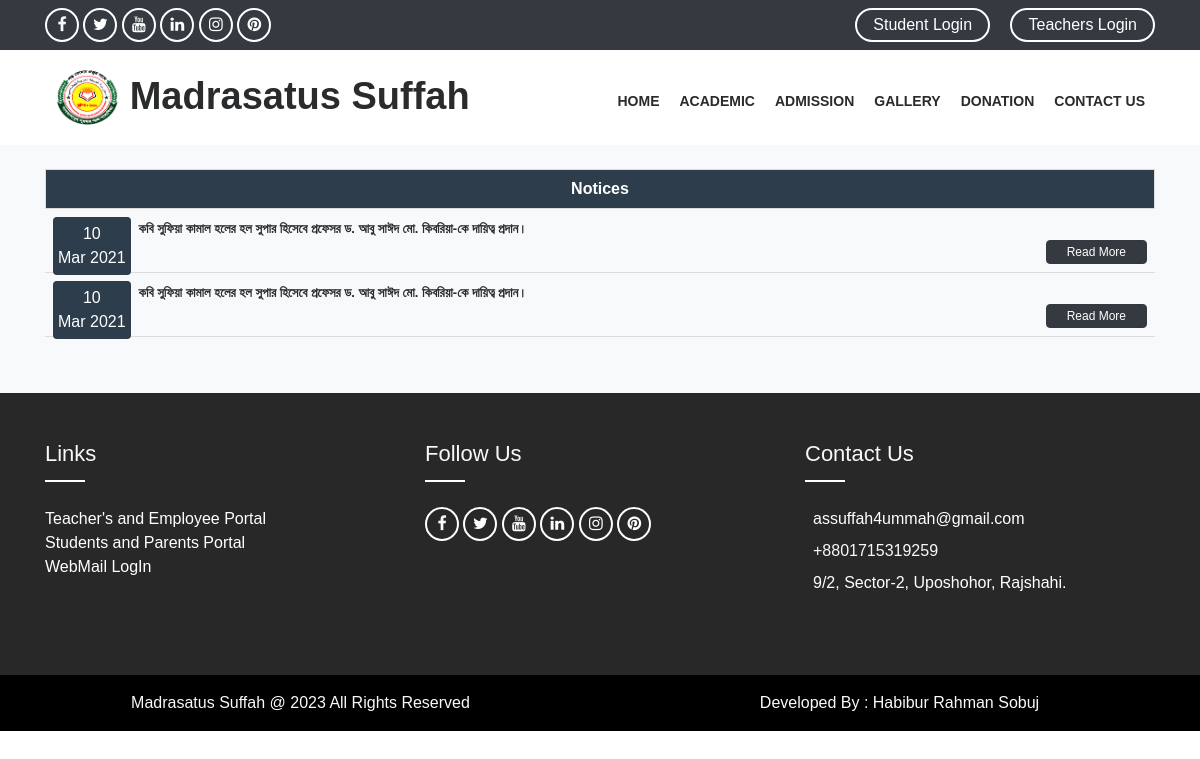
Page /all_notice/ on the committed database.
### App_Home/models.py (models this page shows, shortened)
class Notice(models.Model):
    notice_title = models.CharField(max_length = 5000,verbose_name="Notice Title")
    notice_pdf = models.FileField(upload_to="notice_pdf", max_length = 254,verbose_name="Notice")
    publish_date=models.DateTimeField(auto_now_add=True)
    update_date = models.DateTimeField(auto_now=True, auto_now_add=False)
    class Meta:
        ordering=['-publish_date']

### App_Home/views.py (the view)
# urls.py: path('all_notice/',views.notice_page,name='allnotice'),
def notice_page(request):
    notice=Notice.objects.all()
    paginator=Paginator(notice,15)
    page_number=request.GET.get('page')
    page_obj=paginator.get_page(page_number)
    dict={"notices":page_obj}
    return render(request, 'App_Home/notice.html', context=dict)

### templates/App_Home/notice.html (shortened to what this page needs)
{% extends "base.html" %}
{% load static %}
{% load crispy_forms_tags %}
{% block body_block %}
<div class="main-content py-2 bg-light">
    <div class="container-lg mt-3 ">
        <div class="notice ">
            <p class="title-head mb-0">Notices</p>
            <ul class="list-unstyled ">
                {% for notice in notices %}
                <li class="single_notice p-2">
                    <span class="date-wrapper mt-0 mr-2 float-left">
                        <span class="date"><span
                                class="d-block">{{notice.publish_date|date:"d"}}</span>{{notice.publish_date|date:"M"}}
                                {{notice.publish_date|date:"Y"}}</span>
                    </span>
                    <div class="notice_right p-0 m-0 ">
                        <p style="line-height: 22px;" class="m-0">
                            <a style="font-size:13px; font-weight: bold; " href={% url 'App_Home:notice' pk=notice.pk %} class="pb-2">
                                {{ notice.notice_title }}
                            </a>
                        </p>
                    </div>
                    <div class="d-flex justify-content-end  p-0 m-0">
                        <a href={% url 'App_Home:notice' pk=notice.pk %} class="btn btn-xs btn-dark" style="color: #fff;text-align: end;">Read
                            more</a>
                    </div>
                </li>
                {% endfor %}
            </ul>
        </div>
        <div class="p-4">
        </div>
    </div>
</div>
{% endblock %}

### templates/base.html (shortened to what this page needs)
{% load static %}
<!DOCTYPE html>
<html lang="en">
<head>
    <link rel="stylesheet" href={% static 'assets/css/animate.css' %}>
    <link rel="stylesheet" href={% static 'assets/bootstrap/css/bootstrap.min.css'%}>
    <link rel="stylesheet" href={% static 'assets/bootstrap/css/bootstrap.min.css' %}>
    <link rel="stylesheet" href={% static 'assets/css/all.min.css' %}>
    <link rel="stylesheet" href={% static 'assets/css/ionicons.min.css' %}>
    <link rel="stylesheet" href={% static 'assets/css/themify-icons.css' %}>
    <link rel="stylesheet" href={% static 'assets/css/linearicons.css' %}>
    <link rel="stylesheet" href={% static 'assets/css/flaticon.css' %}>
    <link rel="stylesheet" href={% static 'assets/css/simple-line-icons.css' %}>
    <link rel="stylesheet" href="https://cdn.linearicons.com/free/1.0.0/icon-font.min.css">
    <link rel="stylesheet" href="https://cdnjs.cloudflare.com/ajax/libs/font-awesome/4.7.0/css/font-awesome.min.css">
    <link rel="stylesheet" href={% static 'assets/owlcarousel/css/owl.carousel.min.css' %}>
    <link rel="stylesheet" href={% static 'assets/owlcarousel/css/owl.theme.css' %}"">
    <link rel="stylesheet" href={% static 'assets/owlcarousel/css/owl.theme.default.min.css' %}>
    <link rel="stylesheet" href={% static 'assets/css/magnific-popup.css' %}>
    <link rel="stylesheet" href={% static 'assets/css/slick.css' %}>
    <link rel="stylesheet" href={% static 'assets/css/slick-theme.css' %}>
    <link rel="stylesheet" href={% static 'assets/css/style.css' %}>
    <link rel="stylesheet" href={% static 'assets/css/responsive.css' %}>
    <link rel="stylesheet" href={% static 'css/panel.css' %}>
    <link rel="stylesheet" href={% static 'css/mystyle.css' %}>
    <link rel="stylesheet" href={% static 'css/myresponsive.css' %}>
    <link rel="stylesheet" href={% static 'css/bootstrap-lightbox.min.css' %}>
    <link rel="stylesheet" type="text/css" href="https://cdn.datatables.net/1.10.23/css/jquery.dataTables.css">
</head>
<body>
    {% include "header.html" %}
    {% block body_block %}
    {% endblock %}
    {% include "footer.html" %}
</body>
</html>

### templates/header.html (shortened to what this page needs)
{% load static %}
<div class="header-top bg-dark">
    <div class="container-lg">
        <div class="row">
            <div class="col-sm-12 col-md-5 col-lg-6">
                <ul class="social-icon pt-0 pb-2">
                    <li><a href="https://www.facebook.com/assuffah4ummah" target="_blank"><i class="fa fa-facebook text-light"></i></a></li>
                    <li><a href="#" target="_blank"><i class="fa fa-twitter"></i></a>
                    </li>
                    <li><a href="https://www.youtube.com/channel/UCqSQC3uU5egNP_eCuXwLR8A" target="_blank"><i class="fa fa-youtube"></i></a></li>
                    <li><a href="#" target="_blank"><i class="fa fa-linkedin"></i></a></li>
                    <li><a href="#" target="_blank"><i class="fa fa-instagram"></i></a></li>
                    <li><a href="#" target="_blank"><i class="fa fa-pinterest"></i></a></li>
                </ul>
            </div>
            <div class="col-sm-12 col-md-7 col-lg-6 pb-sm-1 pb-0">
                <ul class="top-right pt-2 pb-2 pb-md-1 list-inline">
                    <li class="list-inline-item"><a href="#"> Student Login</a>
                    </li>
                    {% if user.is_authenticated %}
                    <li class="list-inline-item"><a href={% url 'App_Login:profile' %}><i class="lnr lnr-user"></i>
                            Teachers Profile</a></li>
                    {% else %}
                    <li class="list-inline-item"><a href={% url 'App_Login:login' %}>
                            Teachers Login</a></li>
                    {% endif %}
                </ul>
            </div>
        </div>
    </div>
</div>
<header class="header_wrap fixed-top">
    <div class="bottom_header dark_skin main_menu_uppercase">
        <div class="container-lg">
            <nav class="navbar navbar-expand-lg">
                <a class="navbar-brand" href={% url 'App_Home:index' %}>
                    <img class="logo_dark logo d-inline" src={% static 'assets/images/logo.png' %} alt="logo" />
                    <h2 class="d-inline title">Madrasatus Suffah</h2>
                <div class="collapse navbar-collapse justify-content-end" id="navbarSupportedContent">
                    <ul class="navbar-nav">
                        <li><a class="nav-link nav_item font-weight-bold" href={% url 'App_Home:index' %}>Home</a></li>
                        <li><a class="nav-link nav_item font-weight-bold" href={% url 'App_Home:academic' %}>Academic</a>
                        </li>
                        <li><a class="nav-link nav_item font-weight-bold" href={% url 'App_Home:admission' %}>Admission</a>
                        </li>
                        <li><a class="nav-link nav_item font-weight-bold" href={% url 'App_Home:gallery' %}>Gallery</a>
                        </li>
                        <li><a class="nav-link nav_item font-weight-bold"
                                href={% url 'App_Home:donation' %}>Donation</a></li>
                        <li><a class="nav-link nav_item font-weight-bold" href={% url 'App_Home:contact' %}>Contact
                                Us</a></li>
                    </ul>
                </div>
            </nav>
        </div>
    </div>
</header>

### templates/footer.html (shortened to what this page needs)
<footer class="ft-dark pt-5 pb-5">
    <div class="container">
        <div class="row">
            <div class="col-12 col-md-6 col-lg-4 pb-4">
                <h3 class="text-light bottom-border">Links</h3>
                <ul class="list-unstyled">
                    <li><a href="#" class="ft-link"> Teacher's and Employee
                            Portal</a></li>
                    <li><a href="#" class="ft-link"> Students and Parents
                            Portal</a></li>
                    <li><a href="#" class="ft-link"> WebMail LogIn</a></li>
                </ul>
            </div>
            <div class="col-12 col-md-6 col-lg-4 pb-4">
                <h3 class="text-light bottom-border">Follow Us</h3>
                <ul class="social-icon">
                    <li><a href="https://www.facebook.com/assuffah4ummah" target="_blank"><i
                                class="fa fa-facebook text-light"></i></a></li>
                    <li><a href="https://twitter.com/MadrasatunNoor" target="_blank"><i class="fa fa-twitter"></i></a>
                    </li>
                    <li><a href="https://www.youtube.com/channel/UCJ_Qg8HzmY922tdNXm2Jt7A" target="_blank"><i
                                class="fa fa-youtube"></i></a></li>
                    <li><a href="https://www.linked.in/madrasatunnoorbd/" target="_blank"><i
                                class="fa fa-linkedin"></i></a></li>
                    <li><a href="" target="_blank"><i class="fa fa-instagram"></i></a></li>
                    <li><a href="" target="_blank"><i class="fa fa-pinterest"></i></a></li>
                </ul>
            </div>
            <div class="col-12 col-lg-4 pb-4">
                <h3 class="text-light bottom-border">Contact Us</h3>
                <ul class="contact list-unstyled">
                    <li class="mb-2">
                        <a href="mailto:assuffah4ummah@gmail.com" class="ft-link pr-2 pl-2"> assuffah4ummah@gmail.com</a></li>
                    <li class="mb-2"> <a href="tel:01715319259" class="text-light"><span class="pr-2 pl-2">+8801715319259</span></a></li>
                    <li class="mb-2"> <span
                            class="pr-2 pl-2"> 9/2, Sector-2, Uposhohor, Rajshahi.
                            </span></li>
                </ul>
            </div>
        </div>
    </div>
</footer>
<div class="f-dark p-3 text-center text-light row">
    <div class="col-lg-6 col-12">Madrasatus Suffah @ {% now 'Y' %} All Rights Reserved</div>
    <div class="col-lg-6 col-12"><span>Developed By : </span><a href="https://www.facebook.com/habiburrahman.sobuj.75/"><span class="text-light">Habibur Rahman
        Sobuj</span> </a> </div>
</div>

### static/css/mystyle.css (style rules this page uses)
body { font-family: 'Uni Neue', sans-serif !important; }
.bottom-border { color: #fff; position: relative; padding-bottom: 15px; margin-bottom: 25px; font-size: 22px; font-family: 'Uni Neue', sans-serif !important; }
.bottom-border::after { position: absolute; content: ""; background: #ffffff; width: 40px; height: 2px; bottom: 0; left: 0; }
.ft-dark { background-color: #282828 !important; }
.f-dark { background-color: black; }
footer .ft-link { color: white; }
footer .social-icon { padding: 0; margin: 8px 0 0; }
footer .social-icon li { margin: 0px; list-style: none; display: inline-block; }
footer .social-icon li a { width: 34px; height: 34px; display: block; border: 2px solid #fff; text-align: center; line-height: 30px; border-radius: 50%; color: #fff; -webkit-border-radius: 50%; -moz-border-radius: 50%; -ms-border-radius: 50%; -o-border-radius: 50%; }
footer .social-icon li i { color:white; }
footer .contact { color:white; }
.header-top .social-icon { padding: 0; margin: 8px 0 0; }
.header-top .social-icon li { margin: 0px; list-style: none; display: inline-block; }
.header-top .social-icon li a { width: 34px; height: 34px; display: block; border: 2px solid #fff; text-align: center; line-height: 30px; border-radius: 50%; color: #fff; -webkit-border-radius: 50%; -moz-border-radius: 50%; -ms-border-radius: 50%; -o-border-radius: 50%; }
.header-top .social-icon li i { color:white; }
.top-right { margin: 0; padding: 8px 0 0; float: right; }
.top-right li { list-style: none; margin-left: .5em; display: inline-block; }
.top-right li a { color: #fff; padding: 0em 1em; line-height: 30px; text-decoration: none; border: 2px solid #fff; display: inline-block; border-radius: 20px; }
header .logo,.logo_light,.logo_dark { width: auto !important; height: 75px !important; position: relative; }
header .title { position: absolute; font-size: 38px; font-family: 'Uni Neue', sans-serif; font-weight: 700; margin-top: 14px; }
.navbar-nav { margin-top: 7px; }
.title-head { color: #fff; border: 1px solid #ddd; font-weight: bold; text-align: center; font-size: 16px; background-color: #2d3d4c; padding: 5px; }
.notice { margin:0px !important; }
.date-wrapper { background:#2d3d4c; text-align:center; padding:5px; color:#fff; border-radius:4px; }
.single_notice { border-bottom:1px solid #ddd; }

### rows in the picture
Notice: publish_date "10", publish_date "Mar", publish_date "2021", notice_title "কবি সুফিয়া কামাল হলের হল সুপার হিসেবে প্রফেসর ড. আবু সাঈদ মো. কিবরিয়া-কে দায়িত্ব প্রদান।"
Notice: publish_date "10", publish_date "Mar", publish_date "2021", notice_title "কবি সুফিয়া কামাল হলের হল সুপার হিসেবে প্রফেসর ড. আবু সাঈদ মো. কিবরিয়া-কে দায়িত্ব প্রদান।"
